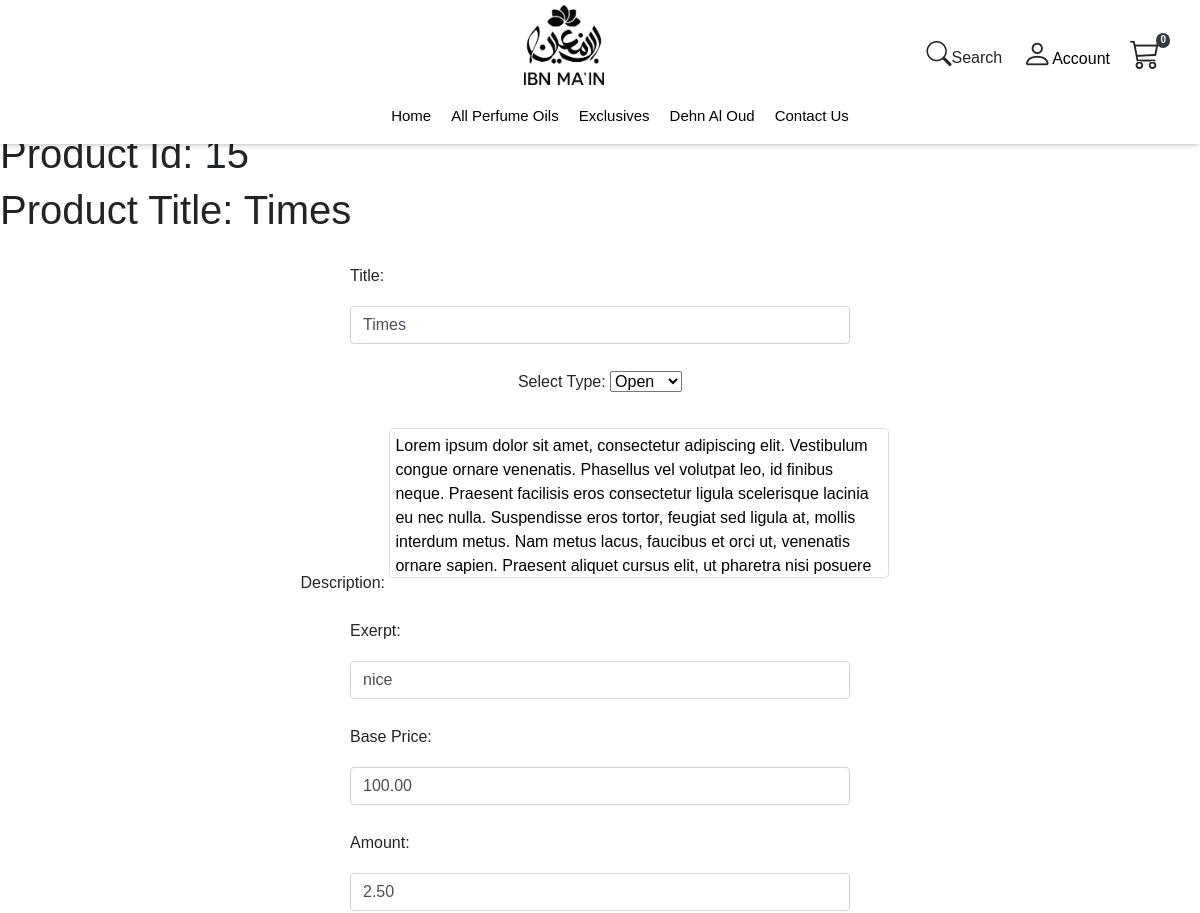
Before: /admin_page/55245/edit_oud/15 (signed in, upper part) with the older database file.
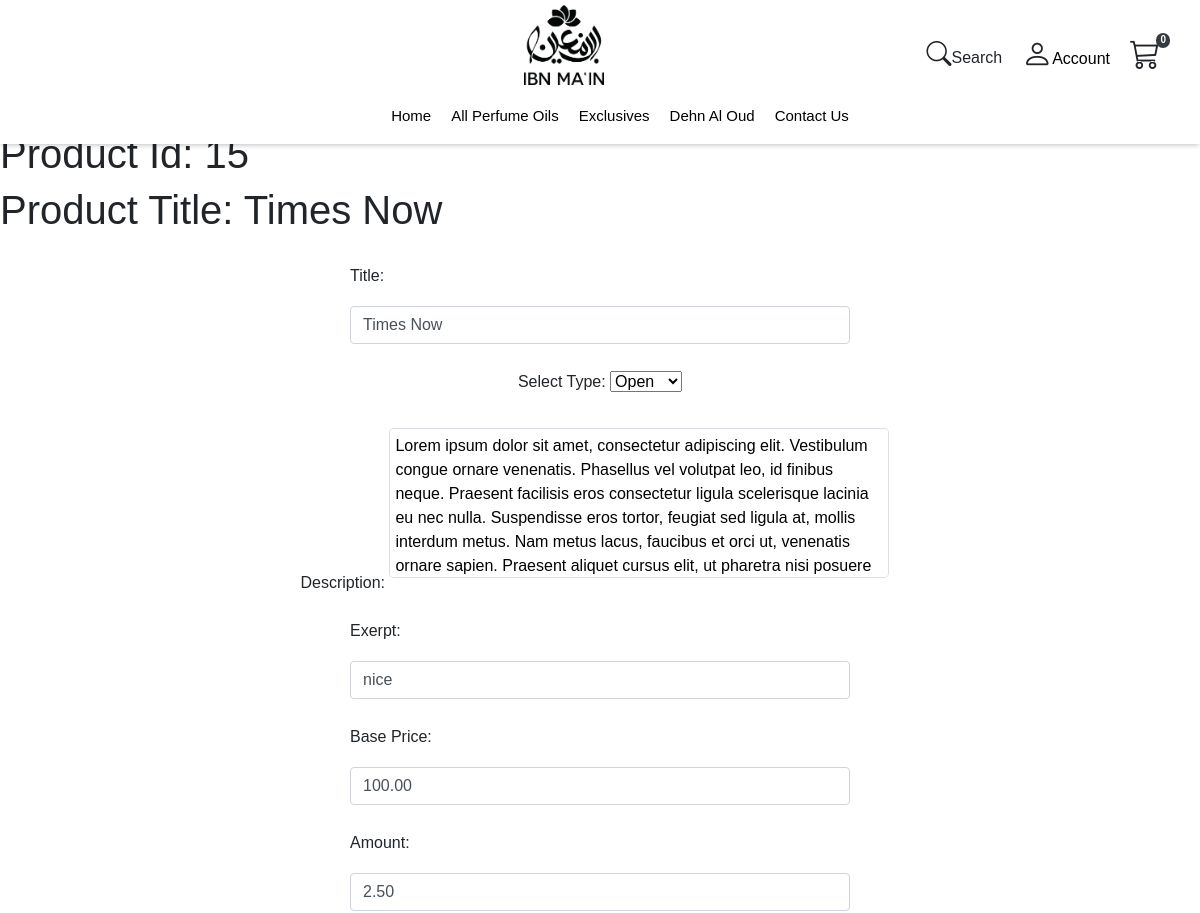
After: the same page with the newer database file.
### basic/models.py (models this page shows, shortened)
class Ouds(models.Model):
    title = models.CharField(max_length=64)
    type = models.CharField(max_length=5, default="open")
    description = models.CharField(max_length=3000)
    exerpt = models.CharField(max_length=150, default="nice")
    base_price=models.DecimalField(max_digits=30,decimal_places=2, default="000000.00")
    amount = models.DecimalField(max_digits=10, decimal_places = 2, default = "2.5")
    base_amount = models.DecimalField(max_digits=10, decimal_places=2, default="2.5")
    price_1 = models.DecimalField(max_digits=30,decimal_places=2, default="000000.00")
    price_2 = models.DecimalField(max_digits=30,decimal_places=2, default="000000.00")
    price_3 = models.DecimalField(max_digits=30,decimal_places=2, default="000000.00")
    price_4 = models.DecimalField(max_digits=30,decimal_places=2, default="000000.00")
    prev_price_1 = models.DecimalField(max_digits=30,decimal_places=2, default="000000.00")
    prev_price_2 = models.DecimalField(max_digits=30,decimal_places=2, default="000000.00")
    prev_price_3 = models.DecimalField(max_digits=30,decimal_places=2, default="000000.00")
    prev_price_4 = models.DecimalField(max_digits=30,decimal_places=2, default="000000.00")
    offer_status = models.CharField(max_length=10, default="closed")
    offer_amount = models.IntegerField(default="50")
    img = models.ImageField(null=True, blank=True,upload_to="images/")
    cover_image1 = models.ImageField(null=True, blank=True, upload_to="images/")
    cover_image2 = models.ImageField(null=True, blank=True, upload_to="images/")
    category= models.ForeignKey(Categories, on_delete=models.PROTECT, null=True)
    amount_type = models.ManyToManyField(QuantityManagement)
    amount_number = models.IntegerField(default="3")
    tags = models.CharField(max_length=1000, default = "")
    inventory = models.DecimalField(max_digits=30, decimal_places=2, default="100.00")
    total_sold = models.IntegerField(default=0)
    visibility = models.BooleanField(default=True)
    """

    def delete(self, *args, **kwargs):
        # Delete the associated image file
        if self.img:
            # Get the path to the image file
            image_path = self.img.path

            # Delete the file from the file system
            if os.path.exists(image_path):
                os.remove(image_path)

        if self.cover_image1:
            image_path2 = self.cover_image1.path

        if os.path.exists(image_path2):
            os.remove(image_path2)

        # Call the superclass delete() method to delete the record
        super().delete(*args, **kwargs)
    """

### basic/views.py (the view, shortened to what this page needs)
# urls.py: path("admin_page/" + str(num) + "/edit_oud/<int:oud_id>", views.edit_ouds, name="edit_oud"),
@login_required(login_url='login')
def edit_ouds(request, oud_id):
    oud = Ouds.objects.get(pk=int(oud_id))
    quantity_list = QuantityManagement.objects.all()
    categories = Categories.objects.all()
    return render(request, "basic/oud_edit.html", {
        "oud": oud,
        "quantity_list": quantity_list,
        "categories": categories,
    })

### basic/templates/basic/oud_edit.html (shortened to what this page needs)
{% extends "basic/layout.html" %}
{% load static %}
{% block body %}
<div class="oud-edit-div">
    <h1>Product Id: {{oud.id}}</h1>
    <h1>Product Title: {{oud.title}}</h1>
    <form method="post" enctype="multipart/form-data" action="{% url 'edit_oud' oud.id %}" class="checkout-form">
        <div class="form-group ">
            <label for="title">Title:</label>
            <input type="text" class="form-control login_inp-checkout" name="title" placeholder="Title" required
                value="{{oud.title}}">
        </div>
        <div class="form-group">
            <label for="offer-status-edit">Select Type:</label>
            <select name="type" id="offer-status-edit" required>
                <option value="open" selected>Open</option>
            </select>
        </div>
        <div class="form-group">
            <label for="description">Description:</label>
            <textarea name="description" id="edit_oud_textarea" class="login_txt-checkout" cols="30" rows="10"
                placeholder="Write the Oud Description over here." required>{{oud.description}}</textarea>
        </div>
        <div class="form-group ">
            <label for="exerpt">Exerpt:</label>
            <input type="text" class="form-control login_inp-checkout" placeholder="Exerpt" name="exerpt"
                value="{{oud.exerpt}}">
        </div>
        <div class="form-group">
            <label for="base_price">Base Price:</label>
            <input type="number" class="form-control login_inp-checkout" name="base_price" placeholder="Base Price"
                value="{{oud.base_price}}">
        </div>
        <div class="form-group">
            <label for="amount">Amount:</label>
            <input type="number" class="form-control login_inp-checkout" name="amount" value="{{oud.amount}}"
                placeholder="Amount">
        </div>
    </form>
</div>
{% endblock %}

Changed rows visible on the page:
changed Ouds "nice": title "Times" → "Times Now"
